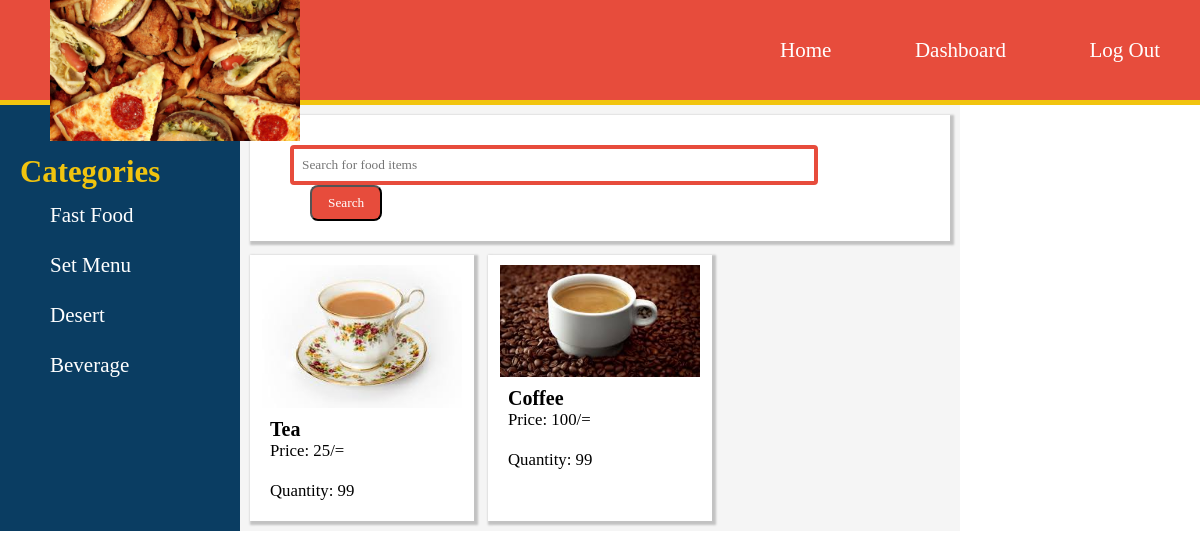
Page /menuAdmin.php?category=beverage (signed in) on the committed database.
### tables this page shows
CREATE TABLE `products` (
  `p_id` int(50) NOT NULL,
  `name` varchar(100) NOT NULL,
  `price` int(4) NOT NULL,
  `categories` varchar(20) NOT NULL,
  `images` varchar(100) NOT NULL,
  `available` varchar(10) NOT NULL,
  `quantity` int(3) NOT NULL
);

### menuAdmin.php (the view, shortened to what this page needs)
<?php
$servername = "localhost";
$username = "root";
$password = "";
$dbname = "food_delivery_system";
$conn = new mysqli($servername, $username, $password, $dbname);
$searchsql='Select * from products order by p_id asc';
if(isset($_GET['category']))
{
	$val=$_GET['category'];
	$searchsql="SELECT * FROM `products` WHERE `categories` LIKE '%$val%' ORDER BY `p_id` ASC";
}
?>
<!DOCTYPE html>
<html>
<head>
	<link type="text/css" rel="stylesheet"  href="menu.css">
</head>
<body>
	<div class="main">
		<nav>
			<img class="logo" src="banner_1.jpg"width="250"hieght="250">
			<UL>
				<li><a href="index.php">Home</a></li>
				<li><a href="adminDash.php">Dashboard</a></li>
				<?php if(isset($_SESSION['email'])){
						echo "
							<li><a href=".'"logout.php">Log Out'."</a></li>
						</UL>";
					}
					else{
					echo "<li><a href=".'"login.php">Login'."</a></li>
						</UL>";
					}
				?>
		</nav>
	</div>
	<div class="bodycontent">
		<div class="sidebar">
			<nav class="horizontal">
				<p class="header">Categories</p>
				<UL>
					<li><a href="menu.php?category=fastfood">Fast Food</a></li>
					<li><a href="menu.php?category=meal">Set Menu</a></li>
					<li><a href="menu.php?category=desert">Desert</a></li>
					<li><a href="menu.php?category=beverage">Beverage</a></li>
				</UL>
			</nav>
		</div>
		<div class="content">
			 <div class="box search">
				<p>
					<form method="GET" action="">
						<input type="text" name="searchval" placeholder="Search for food items">
						<button class="searchbtn" name="searchbtn" >Search</button>
					</form>
				</p>
			</div>
			<?php
				$query = $searchsql;
				$result=mysqli_query($conn,$query);
				if($result)
				{
					if(mysqli_num_rows($result)>0)
					{
						while($products=mysqli_fetch_assoc($result))
						{
							?>
							<div class="box box2"> <img class="product" src="images/<?php echo $products['images']; ?>"
								width="200" hieght="200">
								<p style="font-weight: bold; margin-left: 20px;font-size: 20px;"><?php echo $products['name']; ?></p>
								<p class="price">Price: <?php echo $products['price']; ?>/=</p>
								<p class="price">Quantity: <?php echo $products['quantity']; ?></p>
							</div>
							<?php
						}
					}
				}
			 ?>
		</div>
		</div>
</body>
</html>

### menu.css (style rules this page uses)
* { margin:0; padding:0; font-family: Century gothic; }
body { font-size: 14px; }
div.main nav { height:100px; width: 100%; margin:0; padding: 0; background-color: #e74c3c; line-height: 100px; border-bottom: 5px solid #f1c40f; }
div.main nav ul { float:right; margin-left: :50px; }
div.main nav ul li { list-style-type: none; display:inline; }
div.main nav ul li a { text-decoration: none; color:#ffff; padding: 40px; font-size: 150% }
div.main nav img.logo { float:left; margin-left: 50px; position: absolute; }
.bodycontent { display: grid; grid-template-columns: 1fr 3fr 1fr; }
div.sidebar { background-color: #0a3d62; float:left; }
div.sidebar ul { float:left; margin-left:20px; }
div.sidebar ul li { list-style-type: none; }
div.sidebar ul li a { text-decoration: none; padding: 30px; font-size: 150%; line-height: 50px; color:white; }
div p.header { color: #f1c40f; font-size: 220%; font-weight: bold; margin-left: 20px; margin-top: 50px; }
div.content { background-color: #F5F5F5; display: grid; grid-template-columns: 1fr 1fr 1fr; grid-gap: 1em; grid-auto-rows: minmax(100px,auto); padding: 10px; }
.box { background-color: white; box-shadow: 2px 2px 2px 2px #C2C2C2; }
.search { grid-column: 1/4; }
form { margin: 20px; box-shadow: none; }
input[type=text] { width: 80%; border: 4px solid #e74c3c; border-radius: 4px; outline: :none; padding: 8px; margin-top: 10px; margin-left: 20px; box-sizing: border-box; }
div.box button.searchbtn { background: none; padding:8px 16px; text-decoration: none; border-radius: 8px; background-color: #e74c3c; color:white; margin-left: 40px; transition: .5s; }
div img.product { margin: 10px; margin-left: auto; margin-right: auto; display: block; top: 50%; left: 50%; }
p.price { font-size: 120%; margin: 20px; margin-top: 0px; }

### rows in the picture
products: images (picture), name "Tea", price "25", quantity "99"
products: images (picture), name "Coffee", price "100", quantity "99"
